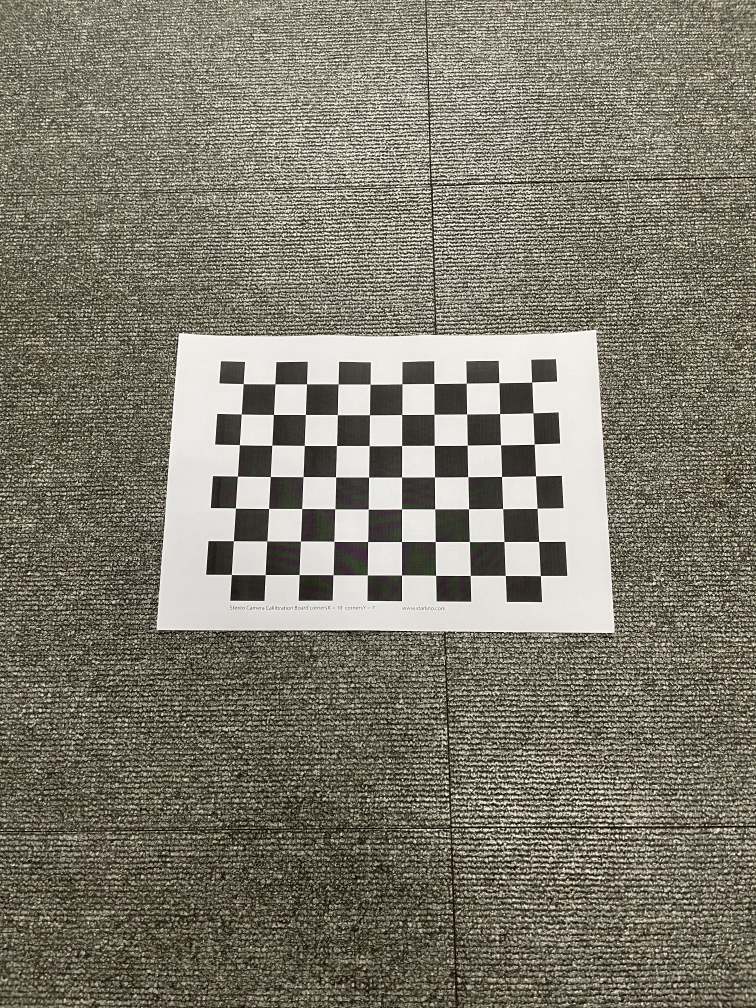
#> input picture chap1.7/Calibration/iphone/sIMG_3518.png, 756 x 1008 px; its folder holds only this picture in this run
$ jupyter execute --allow-errors 'Untitled(1).ipynb'
#> lines starting #> are read from the running program, lines starting #| are printed output that depends on the picture; after the words box and inside, x2 and y2 are one past the last pixel; in counts of white or black regions, pixels touching at a corner belong together
[cell 1]
import numpy as np
import cv2
import glob

[cell 2]
criteria = (cv2.TERM_CRITERIA_EPS + cv2.TERM_CRITERIA_MAX_ITER,30,0.001)

[cell 3]
n = 7
m = 10
objp = np.zeros((n*m,3),np.float32)
objp[:,:2] = np.mgrid[0:n,0:m].T.reshape(-1,2)

[cell 4]
objpoints = []
imgpoints = []
images = glob.glob('.\Calibration\iphone\*.png')

[cell 5]
len(images)

[cell 6]
for fname in images:
    img = cv2.imread(fname)
#> img is the input picture: shape (1008, 756, 3); mean B, G, R 109.7, 122.8, 127.3
    gray = cv2.cvtColor(img,cv2.COLOR_BGR2GRAY)
    ret,corners = cv2.findChessboardCorners(gray,(n,m),None)
#> ret = True; corners = 70 rows, first 8: [531.6, 382], [533.1, 412.7], [534.3, 444], [535.6, 475.8], [537.1, 508.4], [538.6, 541.4], [540.4, 575.6], [498.8, 382.6]
    if ret == True:
        objpoints.append(objp)
        corners2 = cv2.cornerSubPix(gray,corners,(11,11),(-1,-1),criteria)
#> corners2 = 70 rows, first 8: [531.7, 382.1], [533, 412.8], [534.2, 444.1], [535.5, 475.8], [537.1, 508.3], [538.6, 541.5], [540.4, 575.6], [498.9, 382.6]
        imgpoints.append(corners2)
        img = cv2.drawChessboardCorners(img,(n,m),corners2,ret)
        cv2.imshow('img',img)
        cv2.waitKey(3000)
cv2.destroyAllWindows()

## calibration

[cell 7]
cv2.imwrite('corners.png',img)
#> Out = True

[cell 8]
ret,mtx,dist,rvecs,tvecs = cv2.calibrateCamera(objpoints,imgpoints,gray.shape[::-1],None,None)
#> ret = 0.176; mtx = [[371.7, 0, 406.7], [0, 365.2, 507.7], [0, 0, 1]]; dist = [[0.112, -0.373, -0.0124, 0.00965, 0.523]]; rvecs = ([-0.121, 0.126, 1.57],); tvecs = ([3.84, -3.92, 11.79],)

[cell 9]
len(imgpoints)
#> Out = 1

#> (a cell that did not finish here is left out)

#> (a cell that did not finish here is left out)

[cell 12]
from matplotlib import pyplot as plt

[cell 13]
len(objpoints)
#> Out = 1

#> (a cell that did not finish here is left out)

#> (a cell that did not finish here is left out)

[cell 16]
ret
#> Out = 0.176

[cell 17]
mtx
#> Out = [[371.7, 0, 406.7], [0, 365.2, 507.7], [0, 0, 1]]

[cell 18]
dist
#> Out = [[0.112, -0.373, -0.0124, 0.00965, 0.523]]

[cell 19]
len(rvecs)
#> Out = 1

[cell 20]
len(tvecs)
#> Out = 1

[cell 21]
img = cv2.imread('./\Calibration\iphone\sIMG_3538.png')
#> (the rest of this cell did not finish here and is left out)

#> (a cell that did not finish here is left out)

[cell 23]
plt.figure(figsize = (12,8))
#> (the rest of this cell did not finish here and is left out)

[cell 24]
def draw(img, corners, imgpts):
    corner = tuple(corners[0].ravel())
    img = cv2.line(img, corner, tuple(imgpts[0].ravel()), (255,0,0), 5)
    img = cv2.line(img, corner, tuple(imgpts[1].ravel()), (0,255,0), 5)
    img = cv2.line(img, corner, tuple(imgpts[2].ravel()), (0,0,255), 5)
    return img

[cell 25]
def drawBox(img, corners, imgpts):
    imgpts = np.int32(imgpts).reshape(-1,2)
    # draw ground floor in green
    img = cv2.drawContours(img, [imgpts[:4]],-1,(0,255,0),-3)
    # draw pillars in blue color
    for i,j in zip(range(4),range(4,8)):
        img = cv2.line(img, tuple(imgpts[i]), tuple(imgpts[j]),(255),3)
    # draw top layer in red color
    img = cv2.drawContours(img, [imgpts[4:]],-1,(0,0,255),3)
    return img

[cell 26]
criteria = (cv2.TERM_CRITERIA_EPS + cv2.TERM_CRITERIA_MAX_ITER, 30, 0.001)
objp = np.zeros((n*m,3), np.float32)
objp[:,:2] = np.mgrid[0:n,0:m].T.reshape(-1,2)

[cell 27]
axis = np.float32([[3,0,0], [0,3,0], [0,0,-3]]).reshape(-1,3)
axisBox = np.float32([[0,0,0], [0,3,0], [3,3,0], [3,0,0],[0,0,-3],[0,3,-3],[3,3,-3],[3,0,-3] ])

[cell 28]
for fname in glob.glob('.\Calibration\iphone\*.png'):
    img = cv2.imread(fname)
    gray = cv2.cvtColor(img,cv2.COLOR_BGR2GRAY)
    ret, corners = cv2.findChessboardCorners(gray, (n,m),None)
#> ret = True
    if ret == True:
        corners2 = cv2.cornerSubPix(gray,corners,(11,11),(-1,-1),criteria)
        # Find the rotation and translation vectors.
        ret,rvecs, tvecs, inliers = cv2.solvePnPRansac(objp, corners2, mtx, dist)
#> rvecs = [-0.121, 0.126, 1.57]; tvecs = [3.84, -3.92, 11.79]; inliers = 70 values from 0 to 69
        # project 3D points to image plane
        imgpts, jac = cv2.projectPoints(axis, rvecs, tvecs, mtx, dist)
#> imgpts = [[535.5, 475.8], [434.1, 383.7], [576.4, 316.5]]
        img = draw(img,corners2,imgpts)
#> in draw, `corner = tuple(corners[0].ravel())`: corner = (531.7, 382.1)
        cv2.imshow('img',img)
        k = cv2.waitKey(0) & 0xff
#> (key Esc is pressed here)
        if k == 's':
            cv2.imwrite(fname[:6]+'.png', img)
cv2.destroyAllWindows()

[cell 29]
for fname in glob.glob('.\Calibration\iphone\*.png'):
    img = cv2.imread(fname)
    gray = cv2.cvtColor(img,cv2.COLOR_BGR2GRAY)
    ret, corners = cv2.findChessboardCorners(gray, (n,m),None)
    if ret == True:
        corners2 = cv2.cornerSubPix(gray,corners,(11,11),(-1,-1),criteria)
        # Find the rotation and translation vectors.
        ret,rvecs, tvecs, inliers = cv2.solvePnPRansac(objp, corners2, mtx, dist)
        # project 3D points to image plane
        imgpts, jac = cv2.projectPoints(axisBox, rvecs, tvecs, mtx, dist)
#> imgpts = [[531.8, 382.1], [434.1, 383.7], [434.5, 476.8], [535.5, 475.8], [576.4, 316.5], [443.6, 320.3], [444.2, 444.8], [582.5, 442.8]]
        img = drawBox(img,corners2,imgpts)
#> in drawBox, `imgpts = np.int32(imgpts).reshape(-1,2)`: imgpts = [[531, 382], [434, 383], [434, 476], [535, 475], [576, 316], [443, 320], [444, 444], [582, 442]]
#> in drawBox, `img = cv2.drawContours(img, [imgpts[:4]],-1,(0,255,0),-3)`:
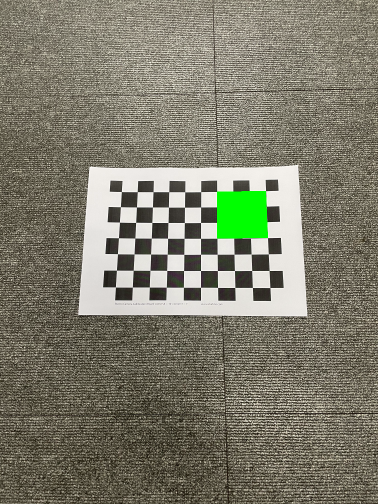
#> img: shape (1008, 756, 3) (shown at 1/2 size); mean B, G, R 108.1, 124.3, 125.6
#> the loop in drawBox, `for i,j in zip(range(4),range(4,8)):` made 4 passes
#> pass 1, in drawBox, `img = cv2.line(img, tuple(imgpts[i]), tuple(imgpts[j]),(255),3)`:
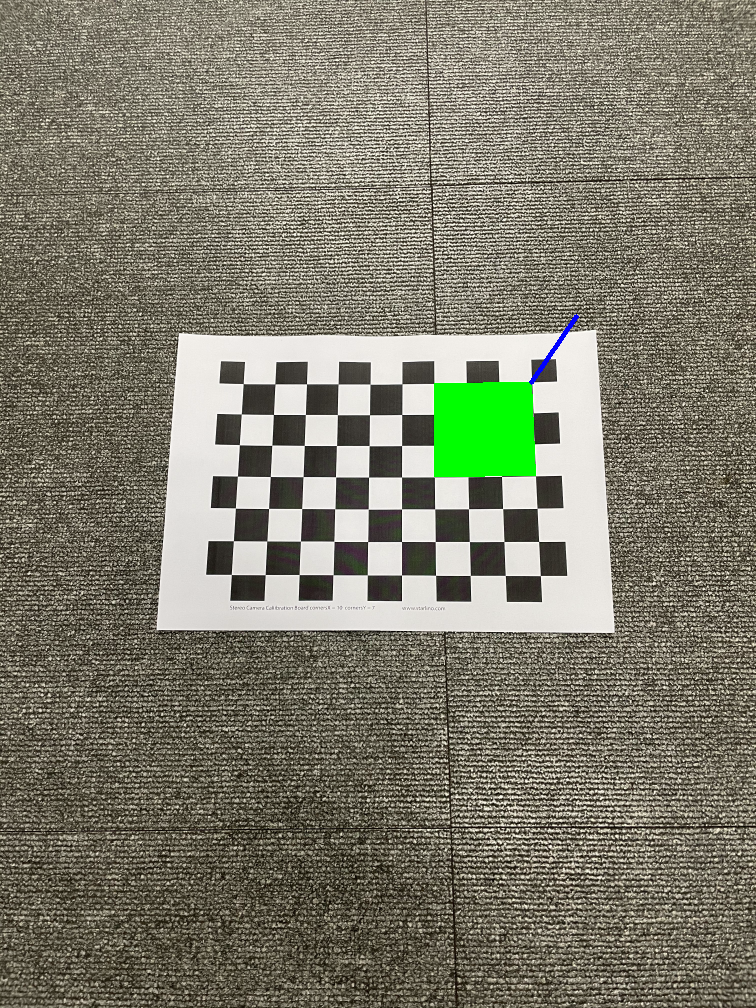
#> img: shape (1008, 756, 3); 0.05% of pixels changed, all inside (x1, y1, x2, y2) = (529, 314, 579, 385)
#> pass 2, in drawBox, `img = cv2.line(img, tuple(imgpts[i]), tuple(imgpts[j]),(255),3)`:
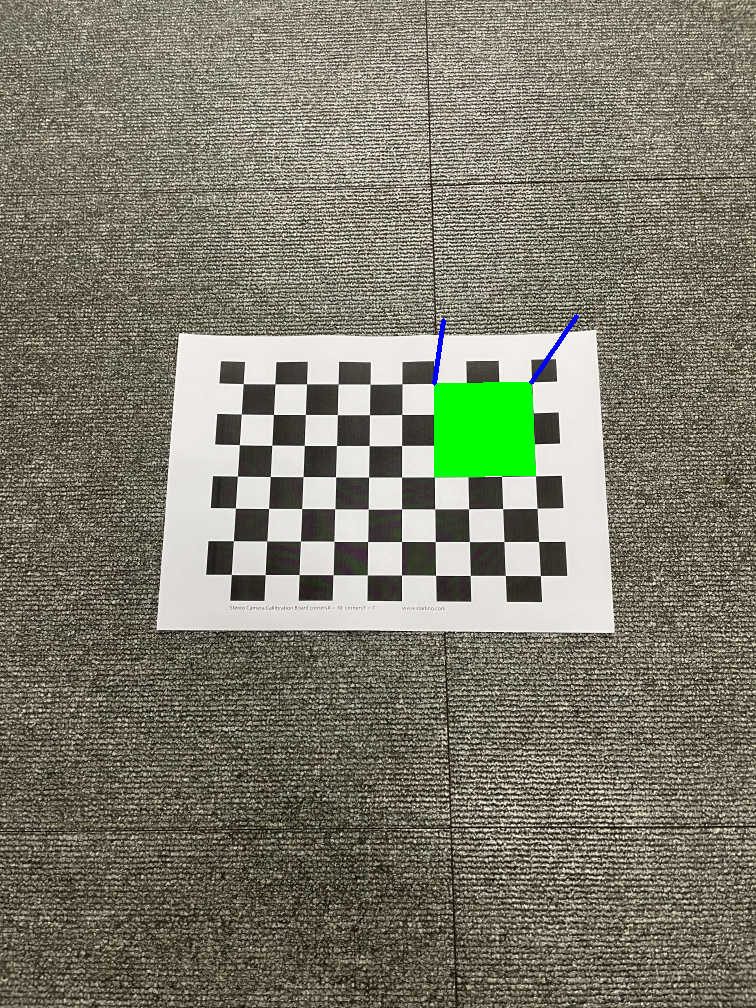
#> img: shape (1008, 756, 3); 0.04% of pixels changed, all inside (x1, y1, x2, y2) = (432, 318, 446, 386)
#> after the loop in drawBox, `for i,j in zip(range(4),range(4,8)):`:
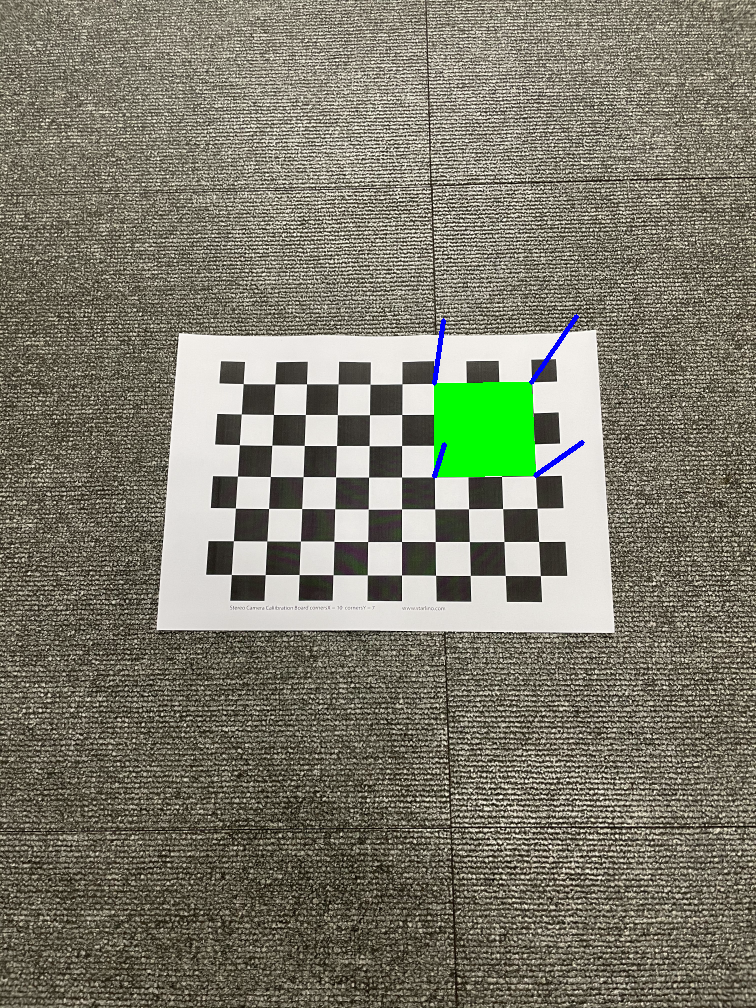
#> img: shape (1008, 756, 3); mean B, G, R 108.3, 124, 125.4
#> in drawBox, `img = cv2.drawContours(img, [imgpts[4:]],-1,(0,0,255),3)`:
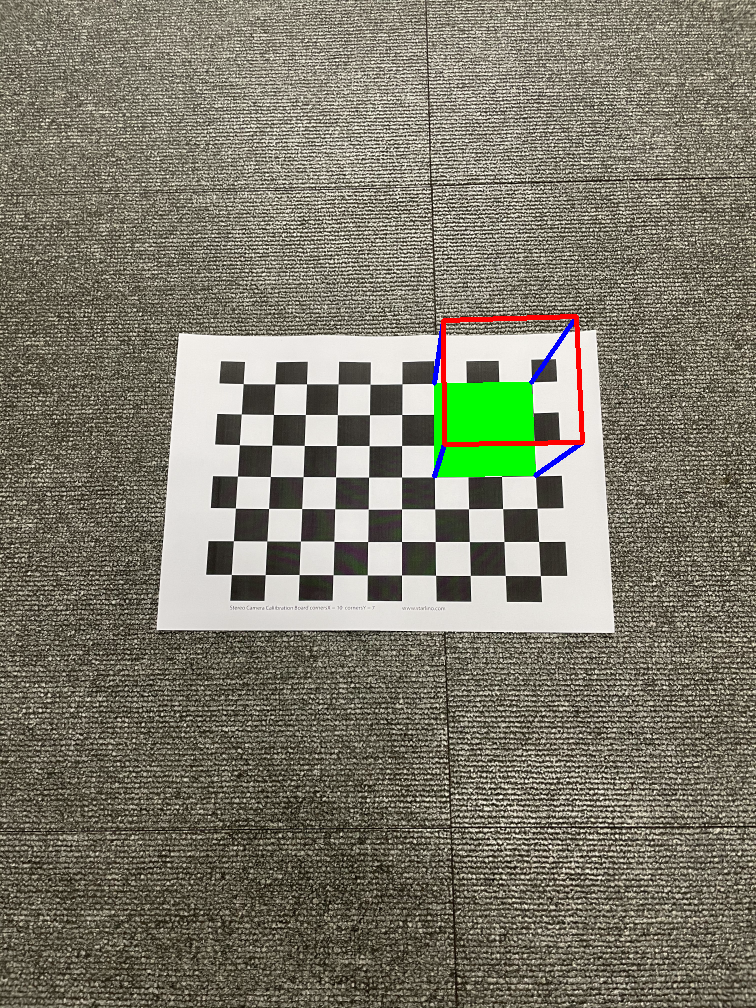
#> img: shape (1008, 756, 3); 0.34% of pixels changed, all inside (x1, y1, x2, y2) = (441, 314, 585, 447)
        cv2.imshow('img',img)
        k = cv2.waitKey(0) & 0xff
#> (key Esc is pressed here)
        if k == 's':
            cv2.imwrite(fname[:6]+'.png', img)
cv2.destroyAllWindows()

$ run again, on chap1.7/Calibration/iphone/sIMG_3522.png
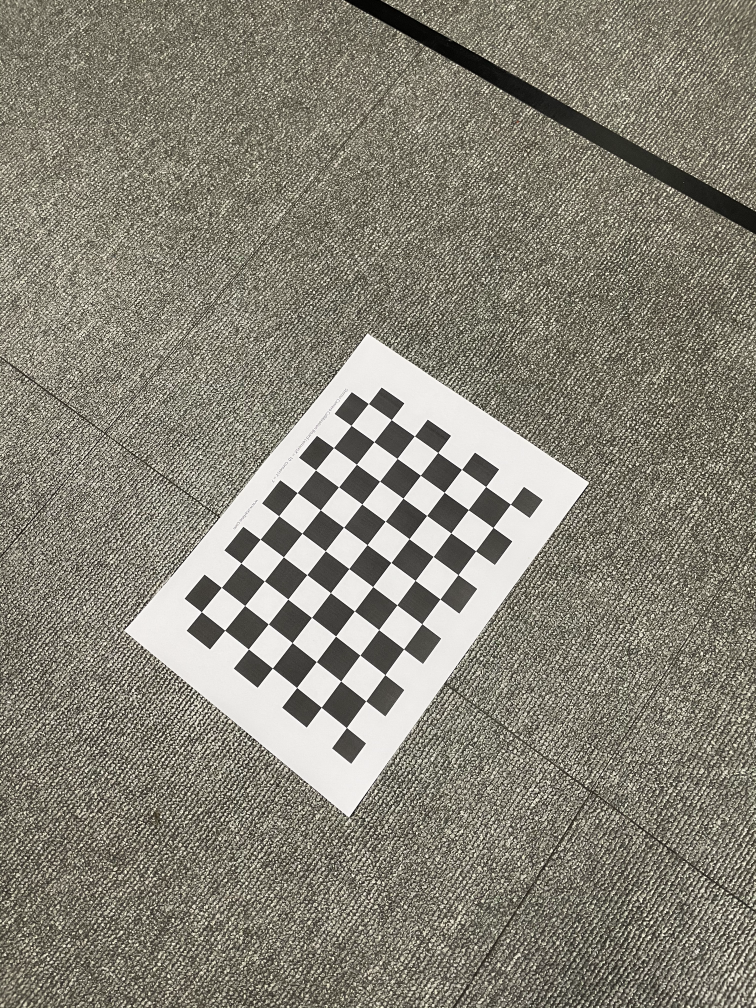
#> input picture chap1.7/Calibration/iphone/sIMG_3522.png, 756 x 1008 px
#> img is the input picture: shape (1008, 756, 3); mean B, G, R 119.3, 131.5, 135.1
#> `ret,corners = cv2.findChessboardCorners(gray,(n,m),None)`: ret = True; corners = 70 rows, first 8: [346.4, 727.5], [321.2, 707.3], [296.6, 687.5], [272.4, 668.1], [248.4, 649], [224.6, 630.2], [201.3, 611.7], [365.7, 700.9]
#> corners2 = 70 rows, first 8: [346.4, 727.5], [321.2, 707.3], [296.6, 687.4], [272.4, 668.1], [248.4, 649], [224.6, 630.2], [201.4, 611.7], [365.7, 700.9]
#> `cv2.imwrite('corners.png',img)`: Out = True
#> `ret,mtx,dist,rvecs,tvecs = cv2.calibrateCamera(objpoints,imgpoints,gra..`: ret = 0.173; mtx = [[1005.4, 0, 361.6], [0, 1022.1, 508.2], [0, 0, 1]]; dist = [[0.35, 0.0643, 0.00792, -0.00817, -36.06]]; rvecs = ([-0.174, -0.337, -2.47],); tvecs = ([-0.472, 6.77, 32.11],)
#> `len(imgpoints)`: Out = 1
#> `ret`: Out = 0.173
#> `mtx`: Out has the same summary as mtx
#> `dist`: Out = [[0.35, 0.0643, 0.00792, -0.00817, -36.06]]
#> `len(rvecs)`: Out = 1
#> `ret, corners = cv2.findChessboardCorners(gray, (n,m),None)`: ret = True
#> `ret,rvecs, tvecs, inliers = cv2.solvePnPRansac(objp, corners2, mtx, di..`: rvecs = [-0.174, -0.337, -2.47]; tvecs = [-0.472, 6.77, 32.11]; inliers = 70 values from 0 to 69
#> `imgpts, jac = cv2.projectPoints(axis, rvecs, tvecs, mtx, dist)`: imgpts = [[272.6, 668.2], [403.3, 648.9], [340.2, 718.8]]
#> corner = (346.4, 727.5)
#> `imgpts, jac = cv2.projectPoints(axisBox, rvecs, tvecs, mtx, dist)`: imgpts = [[346.2, 727.4], [403.3, 648.9], [330.4, 592.6], [272.6, 668.2], [340.2, 718.8], [402.9, 633], [323.2, 572], [259.6, 654.2]]
#> in drawBox, `imgpts = np.int32(imgpts).reshape(-1,2)`: imgpts = [[346, 727], [403, 648], [330, 592], [272, 668], [340, 718], [402, 633], [323, 572], [259, 654]]
#> in drawBox, `img = cv2.drawContours(img, [imgpts[:4]],-1,(0,255,0),-3)`:
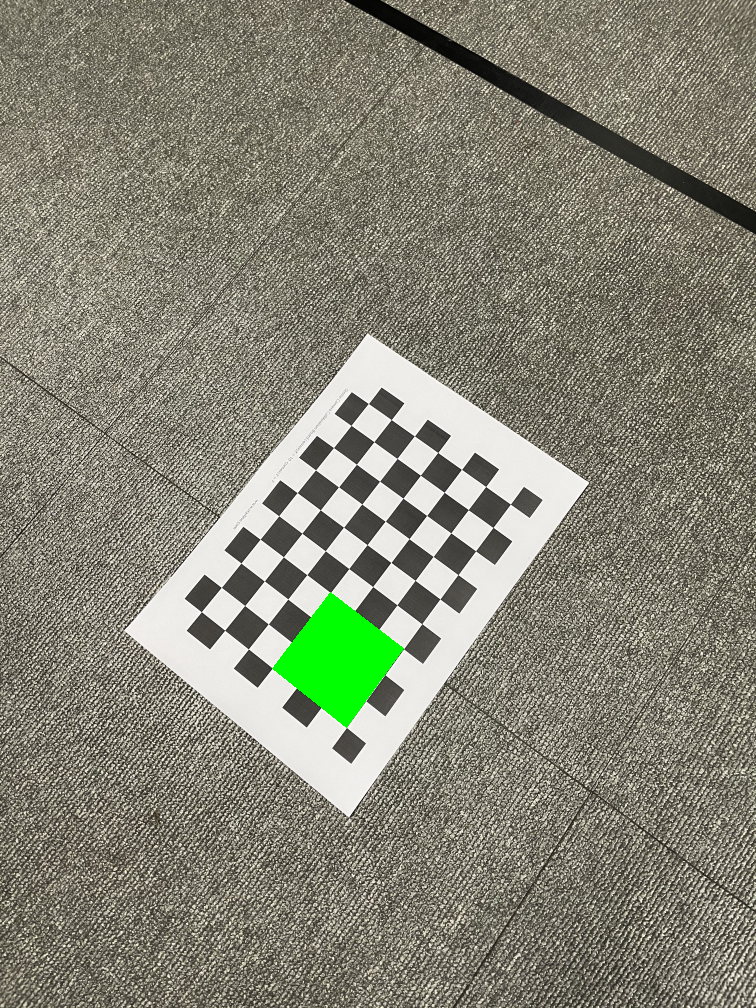
#> img: shape (1008, 756, 3); mean B, G, R 117.6, 132.8, 133.4

$ run again, on chap1.7/Calibration/iphone/sIMG_3523.png
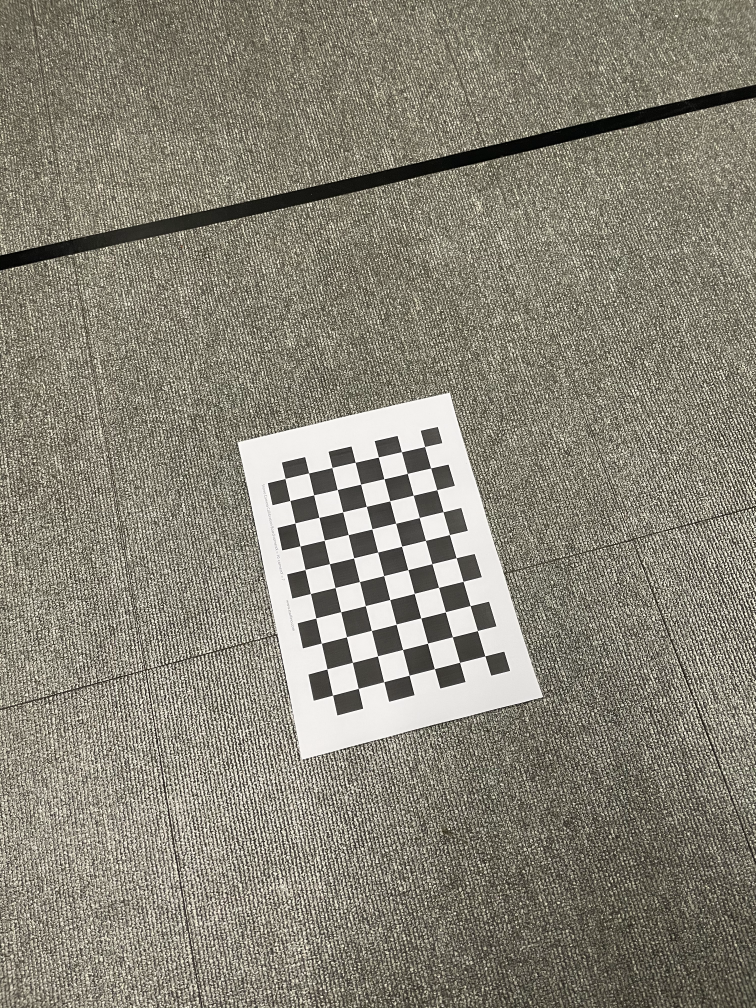
#> input picture chap1.7/Calibration/iphone/sIMG_3523.png, 756 x 1008 px
#> img is the input picture: shape (1008, 756, 3); mean B, G, R 118.9, 131.9, 136
#> `ret,corners = cv2.findChessboardCorners(gray,(n,m),None)`: ret = True; corners = 70 rows, first 8: [484.8, 655.9], [459.6, 662.4], [434.3, 668.6], [409.1, 675.2], [383.7, 681.8], [358.3, 688.3], [332.6, 695.2], [477.4, 630.5]
#> corners2 = 70 rows, first 8: [484.8, 655.9], [459.5, 662.3], [434.4, 668.6], [409.1, 675.2], [383.7, 681.7], [358.3, 688.4], [332.5, 695.2], [477.4, 630.5]
#> `cv2.imwrite('corners.png',img)`: Out = True
#> `ret,mtx,dist,rvecs,tvecs = cv2.calibrateCamera(objpoints,imgpoints,gra..`: ret = 0.159; mtx = [[807.1, 0, 408.4], [0, 815.2, 495.6], [0, 0, 1]]; dist = [[0.115, 1.36, -0.0109, 0.0132, -12.17]]; rvecs = ([-0.0941, 0.51, 2.85],); tvecs = ([2.91, 6.12, 31.19],)
#> `len(imgpoints)`: Out = 1
#> `ret`: Out = 0.159
#> `mtx`: Out = [[807.1, 0, 408.4], [0, 815.2, 495.6], [0, 0, 1]]
#> `dist`: Out = [[0.115, 1.36, -0.0109, 0.0132, -12.17]]
#> `len(rvecs)`: Out = 1
#> `ret, corners = cv2.findChessboardCorners(gray, (n,m),None)`: ret = True
#> `ret,rvecs, tvecs, inliers = cv2.solvePnPRansac(objp, corners2, mtx, di..`: rvecs = [-0.0944, 0.51, 2.85]; tvecs = [2.91, 6.12, 31.19]; inliers = 70 values from 0 to 69
#> `imgpts, jac = cv2.projectPoints(axis, rvecs, tvecs, mtx, dist)`: imgpts = [[409.2, 675.2], [463, 581.5], [493.9, 641.7]]
#> corner = (484.8, 655.9)
#> `imgpts, jac = cv2.projectPoints(axisBox, rvecs, tvecs, mtx, dist)`: imgpts = [[484.7, 656], [463, 581.5], [389.9, 599.5], [409.2, 675.2], [493.9, 641.7], [469.8, 560.7], [389.7, 580.3], [410.9, 662.7]]
#> in drawBox, `imgpts = np.int32(imgpts).reshape(-1,2)`: imgpts = [[484, 655], [462, 581], [389, 599], [409, 675], [493, 641], [469, 560], [389, 580], [410, 662]]
#> in drawBox, `img = cv2.drawContours(img, [imgpts[:4]],-1,(0,255,0),-3)`:
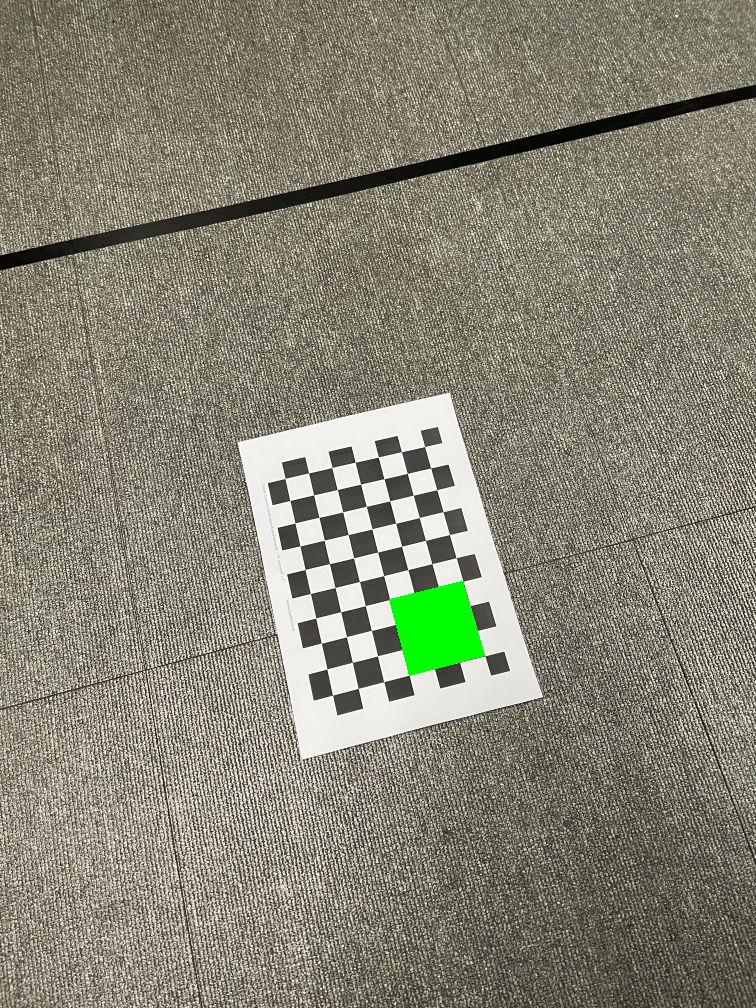
#> img: shape (1008, 756, 3); mean B, G, R 117.8, 132.8, 134.8
